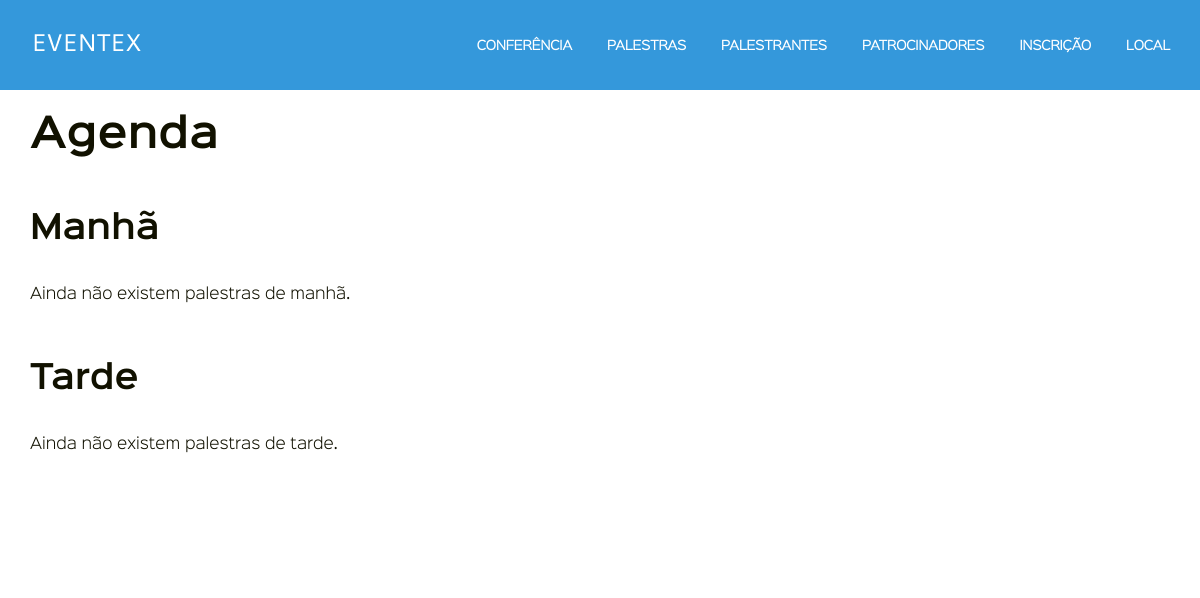
The page /palestras/ on the database as committed earlier.
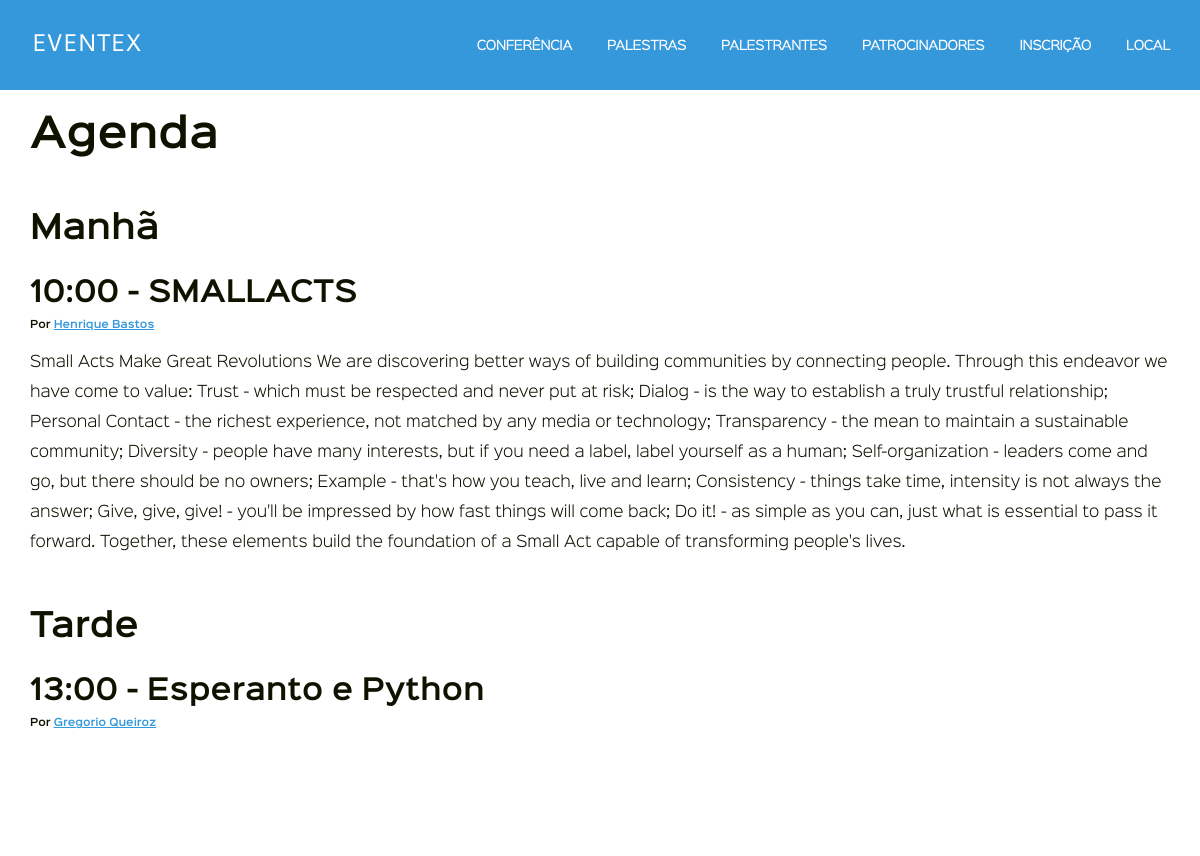
The same page on the database as committed later.
### eventex/core/models.py (models this page shows, shortened)
class Activity(models.Model):
    title = models.CharField('título', max_length=100)
    start = models.TimeField('início', blank=True, null=True)
    description = models.TextField('descrição', blank=True)
    speakers = models.ManyToManyField("Speaker", verbose_name='palestrantes', blank=True)
    objects = PeriodManager()
    class Meta:
        abstract = True
        ordering = ['start']
        verbose_name_plural = 'palestras'
        verbose_name = 'palestra'

class Talk(Activity): #Modelo Concreto
    pass

class Speaker(models.Model):
    name = models.CharField('nome',max_length=255)
    title = models.CharField('título',max_length=100)
    slug = models.SlugField('slug')
    photo = models.URLField('foto')
    website = models.URLField('website', blank=True)
    description = models.TextField('descrição', blank=True)
    class Meta:
        verbose_name_plural = 'palestrantes'
        verbose_name = 'palestrante'
    def get_absolute_url(self):
        return r('speaker_detail', slug=self.slug)

### eventex/core/views.py (the view)
# urls.py: path('palestras/', talk_list, name="talk_list"),
def talk_list(request):
    context = {
        'morning_talks': Talk.objects.at_morning(),
        'afternoon_talks': Talk.objects.at_afternoon(),
    }
    return render(request,'core/talk_list.html' , context)

### eventex/core/managers.py (called while the page is built)
    def at_morning(self):
        return self.filter(start__lt=self.MIDDAY)

    def at_afternoon(self):
        return self.filter(start__gte=self.MIDDAY)

### eventex/core/templates/core/talk_list.html
{% extends 'base.html' %}
{% block content %}
<section>
    <div class="talks content row padding-bottom-3 desktop-12 container">
        <h1>Agenda</h1>
        <h2>Manhã</h2>
        {% for talk in morning_talks %}
            {% include 'core/talk_list_snippet.html' with talk=talk only %}
        {% empty %}
            <p>Ainda não existem palestras de manhã.</p>
        {% endfor %}
        <h2>Tarde</h2>
        {% for talk in afternoon_talks %}
            {% include 'core/talk_list_snippet.html' with talk=talk only %}
        {% empty %}
        <p>Ainda não existem palestras de tarde.</p>
        {% endfor %}
    </div>
</section>
{% endblock content %}

### eventex/core/templates/core/talk_list_snippet.html
<h3>{{ talk.start }} - {{ talk.title }}</h3>
<h4>Por
    {% for speaker in talk.speakers.all %}
        <a href="{{ speaker.get_absolute_url }}">{{ speaker.name}}</a>
    {% endfor %}
</h4>
<p>{{ talk.description }}</p>

Rows that differ between the two databases and show on the page:
added Talk: start "10:00", title "SMALLACTS", description "Small Acts Make Great Revolutions We are discovering better ways of building communities by connecting people. Through this endeavor we have come to value: Trust - which must be respected and never put at risk; Dialog - is the way to establish a truly trustful relationship; Personal Contact - the richest experience, not matched by any media or technology; Transparency - the mean to maintain a sustainable community; Diversity - people have many interests, but if you need a label, label yourself as a human; Self-organization - leaders come and go, but there should be no owners; Example - that's how you teach, live and learn; Consistency - things take time, intensity is not always the answer;…", shown under "Manhã"
added Speaker: name "Henrique Bastos", shown under "10:00"
added Talk: start "13:00", title "Esperanto e Python", shown under "Tarde"
added Speaker: name "Gregorio Queiroz", shown under "13:00"
Other text that changed with them:
text no longer shown: "Ainda não existem palestras de manhã. Ainda não existem palestras de tarde."
